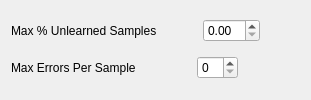
           <widget class="QWidget" name="errorRate">
            <layout class="QVBoxLayout" name="verticalLayout_7">
             <item>
              <layout class="QHBoxLayout" name="layout_errorGlobal">
               <item>
                <widget class="QLabel" name="label_12">
                 <property name="text">
                  <string>Max % Unlearned Samples</string>
                 </property>
                </widget>
               </item>
               <item>
                <spacer name="horizontalSpacer_19">
                 <property name="orientation">
                  <enum>Qt::Horizontal</enum>
                 </property>
                 <property name="sizeType">
                  <enum>QSizePolicy::Maximum</enum>
                 </property>
                 <property name="sizeHint" stdset="0">
                  <size>
                   <width>40</width>
                   <height>20</height>
                  </size>
                 </property>
                </spacer>
               </item>
               <item>
                <widget class="QDoubleSpinBox" name="box_errorGlobal">
                 <property name="suffix">
                  <string/>
                 </property>
                </widget>
               </item>
               <item>
                <spacer name="horizontalSpacer_20">
                 <property name="orientation">
                  <enum>Qt::Horizontal</enum>
                 </property>
                 <property name="sizeHint" stdset="0">
                  <size>
                   <width>40</width>
                   <height>20</height>
                  </size>
                 </property>
                </spacer>
               </item>
              </layout>
             </item>
             <item>
              <layout class="QHBoxLayout" name="layout_errorLocal">
               <item>
                <widget class="QLabel" name="label_13">
                 <property name="text">
                  <string>Max Errors Per Sample</string>
                 </property>
                </widget>
               </item>
               <item>
                <spacer name="horizontalSpacer_21">
                 <property name="orientation">
                  <enum>Qt::Horizontal</enum>
                 </property>
                 <property name="sizeType">
                  <enum>QSizePolicy::Maximum</enum>
                 </property>
                 <property name="sizeHint" stdset="0">
                  <size>
                   <width>55</width>
                   <height>20</height>
                  </size>
                 </property>
                </spacer>
               </item>
               <item>
                <widget class="QSpinBox" name="box_errorLocal"/>
               </item>
               <item>
                <spacer name="horizontalSpacer_22">
                 <property name="orientation">
                  <enum>Qt::Horizontal</enum>
                 </property>
                 <property name="sizeHint" stdset="0">
                  <size>
                   <width>40</width>
                   <height>20</height>
                  </size>
                 </property>
                </spacer>
               </item>
              </layout>
             </item>
            </layout>
           </widget>
